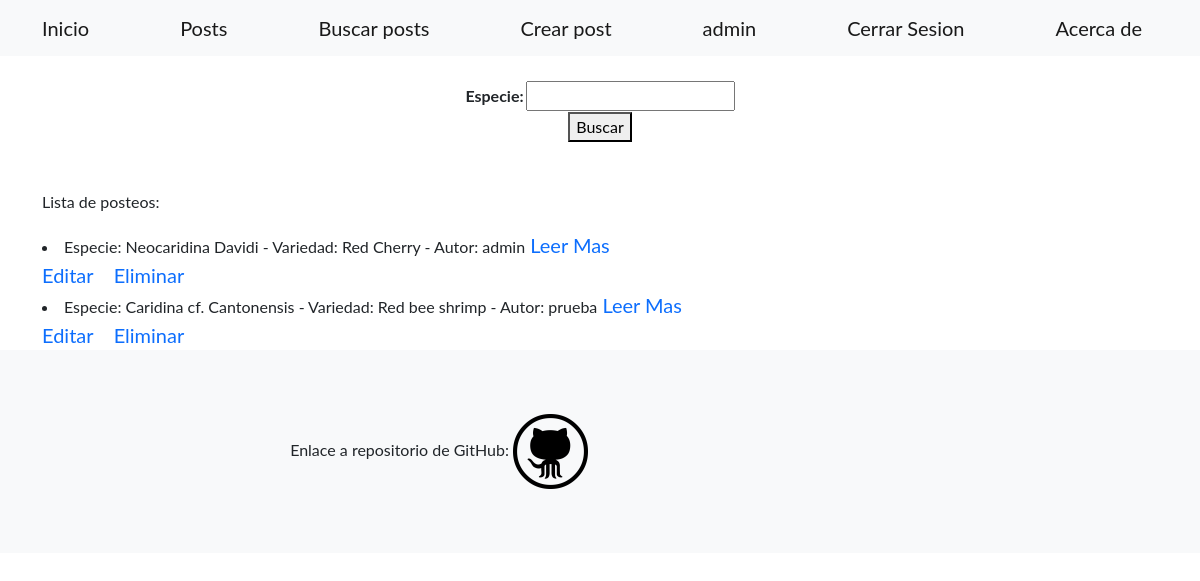
The app's page /post/ (signed in) with its own data.
### home/models.py (models this page shows)
class Camaron(models.Model):
    especie = models.CharField(max_length=30)
    variedad = models.CharField(max_length=30)
    temperatura = models.CharField(max_length=30)
    ph = models.CharField(max_length=30)
    fecha_creacion = models.DateField(null=True,auto_now_add=True)
    contenido = RichTextField(null=True)
    imagen = models.ImageField(upload_to='imagenes/',null=True, blank=False)
    autor = models.ForeignKey(User(), on_delete=models.CASCADE, null=True)
    def __str__(self):
        return f'Especie: {self.especie} - Variedad: {self.variedad} - Autor: {self.autor}'

### home/views.py (the view)
# urls.py: path('post/', views.VerPosts.as_view(), name="ver_posts"),
class VerPosts(ListView):
    model = Camaron
    template_name = 'home/buscar_posts.html'
    def get_queryset(self):
        especie = self.request.GET.get('especie', '')
        if especie:
            object_list = self.model.objects.filter(especie__icontains=especie)
        else:
            object_list = self.model.objects.all()
        return object_list
    def get_context_data(self, **kwargs):
        context = super().get_context_data(**kwargs)
        context["formulario"] = BusquedaPost()
        return context

### home/forms.py
class BusquedaPost(forms.Form):
    especie = forms.CharField(max_length=30, required=False)

### home/templates/home/buscar_posts.html (shortened to what this page needs)
{% extends 'home/base.html'%}
{% block cuerpo %}
<form action={% url 'ver_posts' %} method="GET">
    <br>
    <table align="center">    {{formulario}}
    </table>
    <center><button>Buscar</button></center>
</form>
<br><br>
<p>Lista de posteos:</p>
{% if object_list %}
    {% for camaron in object_list%}
    <li>{{camaron}}<a class="navbar-brand" href={% url 'info_post' camaron.id %}>  Leer Mas</a></li>
    {% if request.user.is_authenticated %}
    </li><a class="navbar-brand" href={% url 'editar_post' camaron.id %}>Editar</a></li>
    </li><a class="navbar-brand" href={% url 'eliminar_post' camaron.id %}>Eliminar</a></li>
    {%else%}
    *Para poder editar y eliminar posts debe estar logueado
    {%endif%}
    {% endfor %}
{%else%}
No se encontraron resultados de la busqueda!
{% endif %}
{% endblock cuerpo %}

### home/templates/home/base.html (shortened to what this page needs)
<!DOCTYPE html>
<html lang="en">
    <head>
        {% load static %}
        <link href={% static 'css/styles.css' %} rel="stylesheet" />
    </head>
    <body>
        <nav class="navbar navbar-light bg-light static-top">
            <div class="container">
                <a class="navbar-brand" href={% url "index" %}>Inicio</a>
                <a class="navbar-brand" href={% url "posts" %}>Posts</a>
                <a class="navbar-brand" href={% url "ver_posts" %}>Buscar posts</a>
                {% if request.user.is_authenticated %}
                <a class="navbar-brand" href={% url "crear_post" %}>Crear post</a>
                <a class="navbar-brand" href={% url "perfil" %}>{{request.user.username}}</a>
                <a class="navbar-brand" href={% url "cerrar_sesion" %}>Cerrar Sesion</a>
                {% else %}
                <a class="navbar-brand" href={% url "iniciar_sesion" %}>Iniciar Sesion</a>
                <a class="navbar-brand" href={% url "registrar" %}>Registrarse</a>
                {% endif %}
                <a class="navbar-brand" href={% url "acerca_de" %}>Acerca de</a>
            </div>
        </nav>
        <div class="container">
        {% block cuerpo %}
        {% endblock cuerpo %}
        </div>
            <footer class="footer bg-light">
                <div class="container">
                    <div class="row">
                        <div class="col-lg-6 h-100 text-center text-lg-end my-auto">
                            <ul class="list-inline mb-0">
                                <li>
                                    Enlace a repositorio de GitHub: <a href="https://github.com/weghonos/Entrega1-Quipildor.git">
                                        <img src={% static '/assets/img/githublogo.png' %} width="75" height="75">
                                    </a>
                                </li>
                            </ul>
                        </div>
                    </div>
                </div>
            </footer>
    </body>
</html>

### records on screen
Camaron: especie+variedad+autor "Especie: Neocaridina Davidi - Variedad: Red Cherry - Autor: admin"
Camaron: especie+variedad+autor "Especie: Caridina cf. Cantonensis - Variedad: Red bee shrimp - Autor: prueba"

### other values on screen
{{ request.user.username }} "admin"
